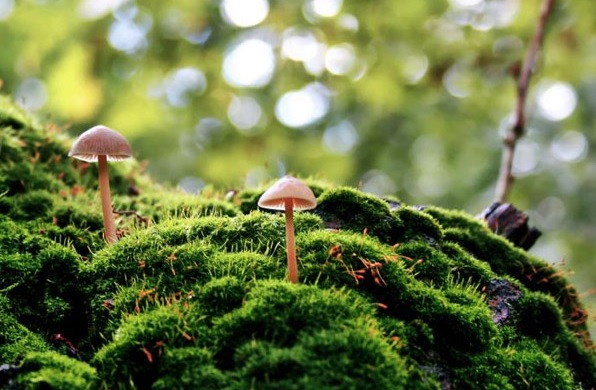
#> input picture dataset/photos/0020.jpg, 596 x 390 px
$ python -i utils.py   (imports and definitions only)
#> lines starting #> are read from the running program, lines starting #| are printed output that depends on the picture
import os
import cv2
import numpy as np
import tensorflow as tf
from joblib import Parallel, delayed
from skimage.color import label2rgb
from skimage.segmentation import slic, felzenszwalb
from skimage.color import rgb2hsv, rgb2lab, rgb2gray
from .structure import HierarchicalGrouping
import os

os.environ["KMP_DUPLICATE_LIB_OK"] = "TRUE"


# [142 lines left out: functions get_list_images, resize_crop, write_batch_image, selective_adacolor, process_slic, simple_superpixel and 3 more, not called in this run]

>>> import cv2
>>> picture = cv2.cvtColor(cv2.imread('../dataset/photos/0020.jpg'), cv2.COLOR_BGR2RGB)
>>> result = color_ss_map(picture)
#> in color_ss_map, `img_seg = felzenszwalb(image, scale=k, sigma=0.8, min_size=100)`:
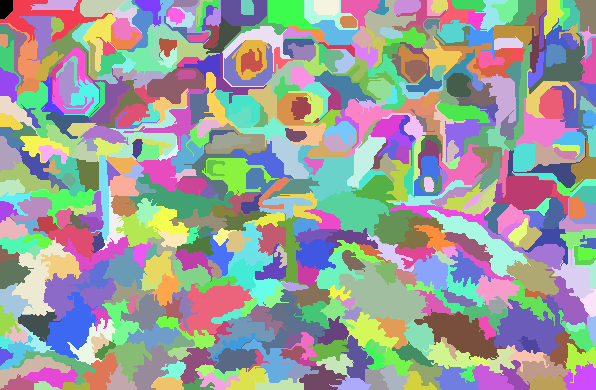
#> img_seg: shape (390, 596) int64; 548 distinct labels, from 0 to 547; one colour per label, 0 black
#> in color_ss_map, `img_cvtcolor = label2rgb(img_seg, image, kind='avg')`:
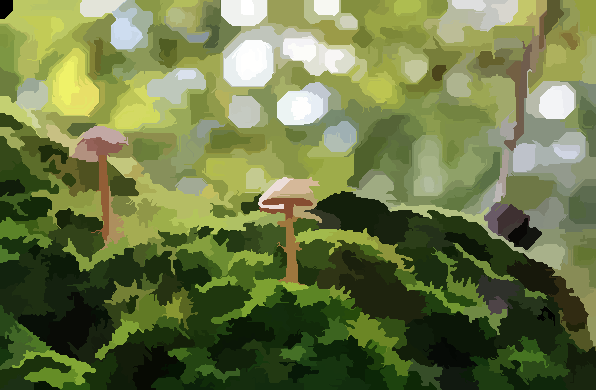
#> img_cvtcolor: shape (390, 596, 3); mean R, G, B 106.7, 119.2, 69.2
#> in switch_color_space, `return rgb2lab(img)`:
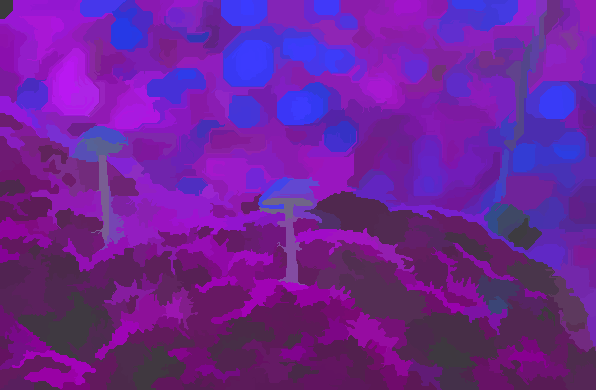
#> returned value: shape (390, 596, 3) float64; mean of channels 0, 1, 2 46.8, -13, 25.2; drawn with min black and max white
#> (the run stopped early here; a loop or call above may not have finished)

$ run again, on dataset/photos/0021.jpg
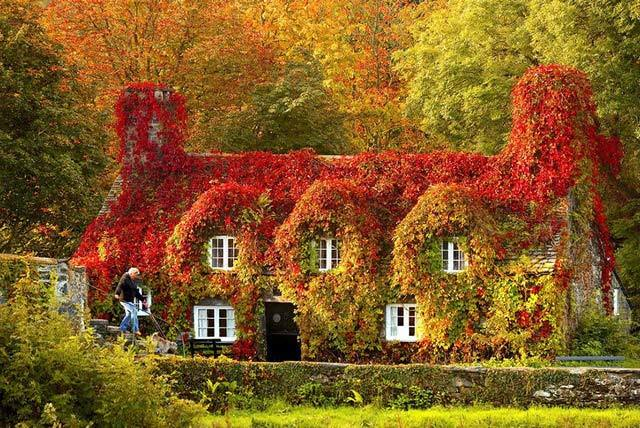
#> input picture dataset/photos/0021.jpg, 640 x 428 px
#> in color_ss_map, `img_seg = felzenszwalb(image, scale=k, sigma=0.8, min_size=100)`:
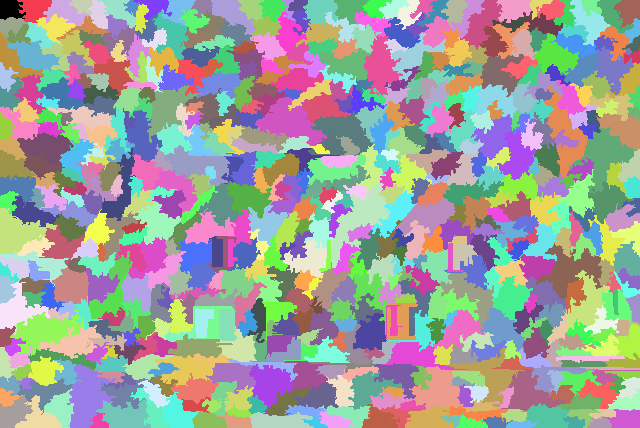
#> img_seg: shape (428, 640) int64; 640 distinct labels, from 0 to 639; one colour per label, 0 black
#> in switch_color_space, `return rgb2lab(img)`:
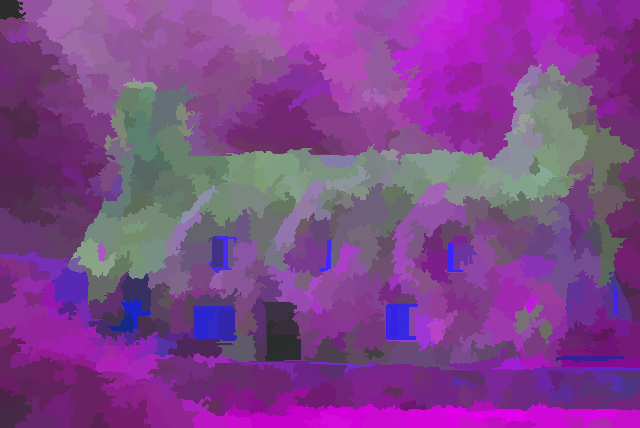
#> returned value: shape (428, 640, 3) float64; mean of channels 0, 1, 2 42.3, 10.6, 36.7; drawn with min black and max white
